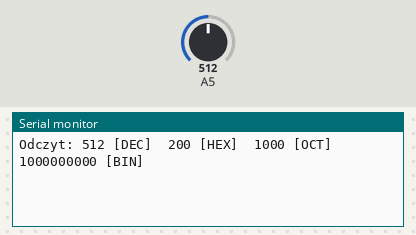
Simulated run of this sketch. Board: Arduino Uno, built with avr-gcc and run on an emulated ATmega328P. Shown: the last lines printed to the serial monitor. The test bench sets the inputs (shaded band); at power-on: A5 = 512.

Above: at 1.2 s.
1.3 s: A5 set to 716
At 3.6 s:
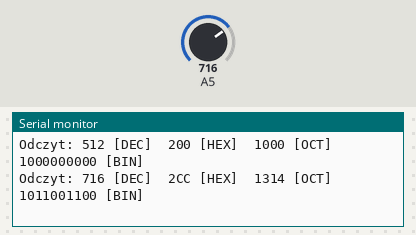
4.2 s: A5 set to 900
At 4.9 s:
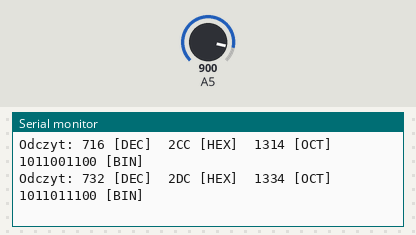
5.8 s: A5 set to 1023
At 7.2 s:
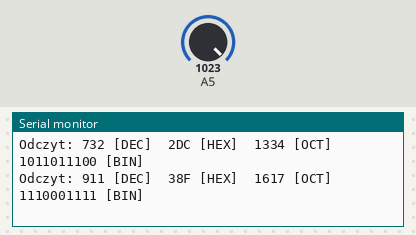
8.8 s: A5 set to 306
At 10.0 s:
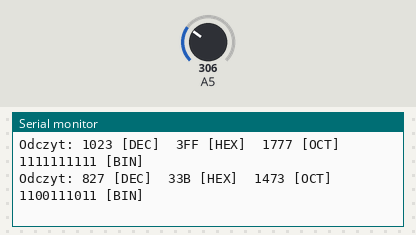
10.6 s: A5 set to 122
At 12.6 s:
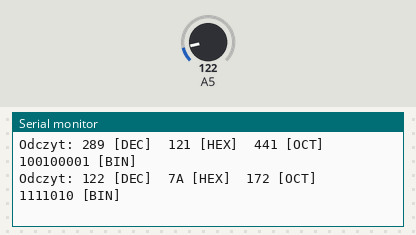
13.6 s: A5 set to 511
At 15.1 s:
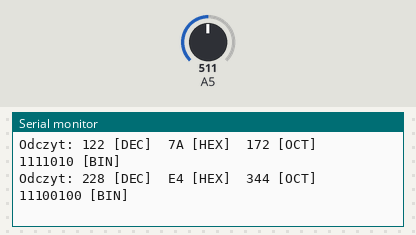

Measured:
- after the input at 1.3 s, the serial monitor: prints a new line after 1.4 s (image 1)
- after the input at 4.2 s, the serial monitor: prints a new line after 0.11 s (image 2)
- after the input at 5.8 s, the serial monitor: prints a new line after 0.11 s (image 3)
- after the input at 8.8 s, the serial monitor: prints a new line after 0.31 s (image 4)
- after the input at 10.6 s, the serial monitor: prints a new line after 0.12 s (image 5)
- after the input at 13.6 s, the serial monitor: prints a new line after 0.32 s (image 6)

The sketch:

UART_NEW2.ino
```cpp
int odczyt = 0;
int srednia = 0;
int count = 0;
void setup() {
  // put your setup code here, to run once:
  Serial.begin(9600);
}

void loop() {
  // put your main code here, to run repeatedly:
  while ( count < 11 ) {
    odczyt = odczyt + analogRead(A5);
    count = count + 1;
    delay(100);
  }
  odczyt = odczyt / count;
  count = 0;
  Serial.print("Odczyt: ");
  Serial.print(odczyt, DEC);
  Serial.print(" [DEC]\t");
  Serial.print(odczyt, HEX);
  Serial.print(" [HEX]\t");
  Serial.print(odczyt, OCT);
  Serial.print(" [OCT]\t");
  Serial.print(odczyt, BIN);
  Serial.print(" [BIN]\n");
  odczyt = 0;
  delay(500);
}
```
